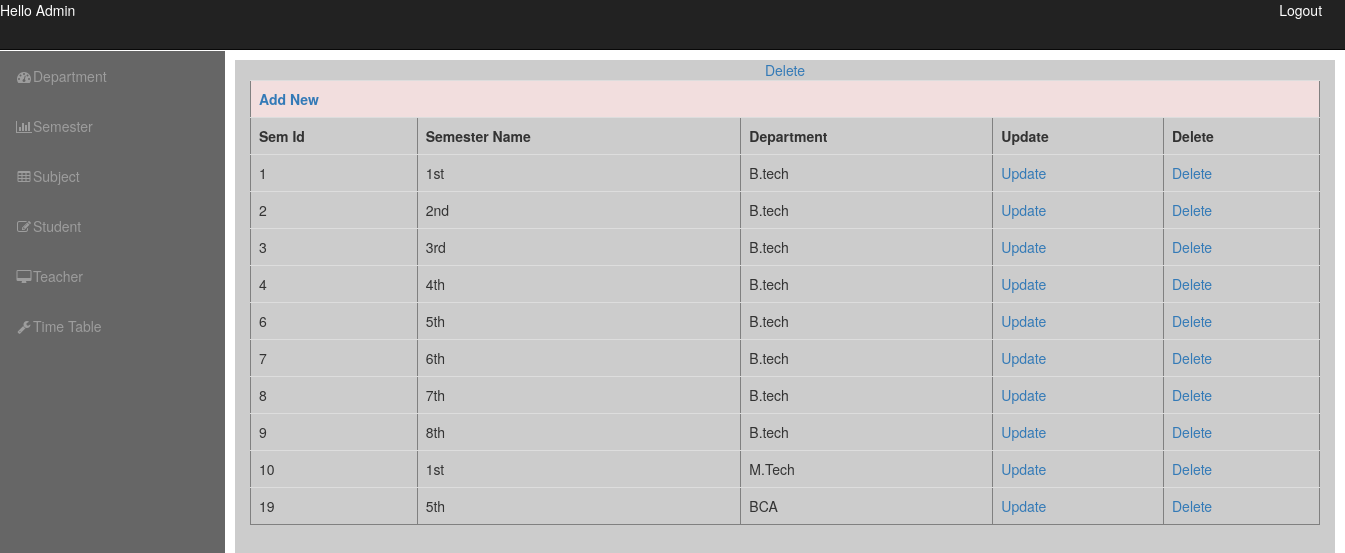
Page /admin/admindashboard.php?info=semester on the committed database.
### tables this page shows
CREATE TABLE `semester` (
  `sem_id` int(11) NOT NULL,
  `semester_name` varchar(20) DEFAULT NULL,
  `department_id` int(11) NOT NULL
);

CREATE TABLE `department` (
  `department_id` int(11) NOT NULL,
  `department_name` varchar(50) NOT NULL
);

### admin/semester.php (the view, shortened to what this page needs)
<?php
echo "<table border='1' class='table'>";
echo "<tr class='danger'><th colspan='5'><a href='admindashboard.php?info=add_semester'>Add New</a></th></tr>";
echo "<Tr><th>Sem Id</th><th>Semester Name</th><th>Department</th><th>Update</th><th>Delete</th></tr>";
	$que=mysqli_query($con,"select *  from semester");
	while($res=mysqli_fetch_array($que))
	{
	echo "<Tr>";
	echo "<td>".$res['sem_id']."</td>" ;
	echo "<td>".$res['semester_name']."</td>" ;
	$que1=mysqli_query($con,"select *  from department where department_id='".$res['department_id']."'");
	$res1=mysqli_fetch_array($que1);
	echo "<td>".$res1['department_name']."</td>" ;
	echo "<td><a href='admindashboard.php?info=updatesemester&sem_id=$res[sem_id]'>Update</a></td>";
	echo "<td><a href='admindashboard.php?info=deletesemester&sem_id=$res[sem_id]'>Delete</a></td>";
    }
	?>
<a href='javascript:deleteData("<?php echo  $res[sem_id];?>")'>Delete</a>
	<?php
	echo "</tr>";
echo "</table>";
?>

### admin/admindashboard.php (shortened to what this page needs)
<!DOCTYPE html>
<html lang="en">
<head>
    <link href="css/bootstrap.min.css" rel="stylesheet">
    <link href="css/sb-admin.css" rel="stylesheet">
    <link href="font-awesome/css/font-awesome.min.css" rel="stylesheet" type="text/css">
</head>
<body>
    <div id="wrapper">
        <nav class="navbar navbar-inverse navbar-fixed-top" role="navigation">
            <div class="navbar-header">
              <p> <span style="color:#FFF" >Hello Admin</span>
<span style="margin-left:1200px" class="glyphicon-glyphicon-off" aria-hidden="true">
<a href="logout.php"><font color="#FFFFFF">Logout</font></a></span>
</p>
            </div>
            <div class="collapse navbar-collapse navbar-ex1-collapse">
                <ul class="nav navbar-nav side-nav" style="background-color:#666">
                    <li>
                        <a href="admindashboard.php?info=course"><i class="fa fa-fw fa-dashboard"></i>Department</a>
                    </li>
                    <li>
                        <a href="admindashboard.php?info=semester"><i class="fa fa-fw fa-bar-chart-o"></i>Semester</a>
                    </li>
                    <li>
                        <a href="admindashboard.php?info=subject"><i class="fa fa-fw fa-table"></i>Subject</a>
                    </li>
                    <li>
                        <a href="admindashboard.php?info=student"><i class="fa fa-fw fa-edit"></i>Student</a>
                    </li>
                    <li>
                        <a href="admindashboard.php?info=teacher"><i class="fa fa-fw fa-desktop"></i>Teacher</a>
                    </li>
                    <li>
                        <a href="admindashboard.php?info=timetable"><i class="fa fa-fw fa-wrench"></i>Time Table</a>
                    </li>
                </ul>
            </div>
        </nav>
        <div id="page-wrapper">
            <div class="container-fluid">
                <div class="row">
                   <div class="col-lg-12" style="background-color:#CCC; height:1000px; width:1100px;"  align="center" margin-top="20px">
                <?php
				@$info=$_REQUEST['info'];
				if($info!="")
				{
				if($info=="course")
				{
					include('course.php');
					}
				elseif($info=="semester")
				{
					include('semester.php');
					}
				elseif($info=="subject")
				{
					include('subject.php');
				     }
			    elseif($info=="student")
				{
					include('student.php');
					}
				elseif($info=="teacher")
				{
					include('teacher.php');
					}
				elseif($info=="timetable")
				{
					include('timetable.php');
					}
				elseif($info=="add_course")
				{
					include('add_course.php');
					}
			    elseif($info=="add_subject")
				{
					include('add_subject.php');
					}
				elseif($info=="add_semester")
				{
					include('add_semester.php');
					}
				elseif($info=="add_teacher")
				{
					include('add_teacher.php');
					}
				elseif($info=="add_student")
				{
					include('add_student.php');
					}
				elseif($info=="add_timetable")
				{
					include('add_timetable.php');
					}
                elseif($info=="updatecourse")
				{
					include('updatecourse.php');
				     }
                elseif($info=="updatesemester")
				{
					include('updatesemester.php');
				     }
                elseif($info=="updatesubject")
				{
					include('updatesubject.php');
				     }
				elseif($info=="updatestudent")
				{
					include('updatestudent.php');
				     }
                elseif($info=="updateteacher")
				{
					include('updateteacher.php');
				     }
                elseif($info=="updatetimetable")
				{
					include('update_timetable.php');
				     }
elseif($info=="deletecourse")
				{
					include('deletecourse.php');
				     }
                elseif($info=="deletesemester")
				{
					include('deletesemester.php');
				     }
                elseif($info=="deletesubject")
				{
					include('deletesubject.php');
				     }
				elseif($info=="deletestudent")
				{
					include('deletestudent.php');
				     }
                elseif($info=="deleteteacher")
				{
					include('deleteteacher.php');
				     }
                elseif($info=="deletetimetable")
				{
					include('delete_timetable.php');
				     }
					}
				else
				{
				?>
                <?php }?>
                    </div>
                </div>
            </div>
        </div>
    </div>
</body>
</html>

### admin/css/sb-admin.css (style rules this page uses)
body { margin-top: 100px; }
@media (min-width:768px) { body { margin-top: 50px; } }
#wrapper { padding-left: 0; }
#page-wrapper { width: 100%; padding: 0; background-color: #fff; }
@media (min-width:768px) { #wrapper { padding-left: 225px; } }
@media (min-width:768px) { #page-wrapper { padding: 10px; } }
@media (min-width:768px) { .side-nav { position: fixed; top: 51px; left: 225px; width: 225px; margin-left: -225px; border: none; border-radius: 0; overflow-y: auto; background-color: #f8f8f8; border-color: #e7e7e7; bottom: 0; overflow-x: hidden; padding-bottom: 40px; } }
@media (min-width:768px) { .side-nav>li>a { width: 225px; } }

### rows in the picture
semester: sem_id "1", semester_name "1st", department.department_name "B.tech"
semester: sem_id "2", semester_name "2nd", department.department_name "B.tech"
semester: sem_id "3", semester_name "3rd", department.department_name "B.tech"
semester: sem_id "4", semester_name "4th", department.department_name "B.tech"
semester: sem_id "6", semester_name "5th", department.department_name "B.tech"
semester: sem_id "7", semester_name "6th", department.department_name "B.tech"
semester: sem_id "8", semester_name "7th", department.department_name "B.tech"
semester: sem_id "9", semester_name "8th", department.department_name "B.tech"
semester: sem_id "10", semester_name "1st", department.department_name "M.Tech"
semester: sem_id "19", semester_name "5th", department.department_name "BCA"
